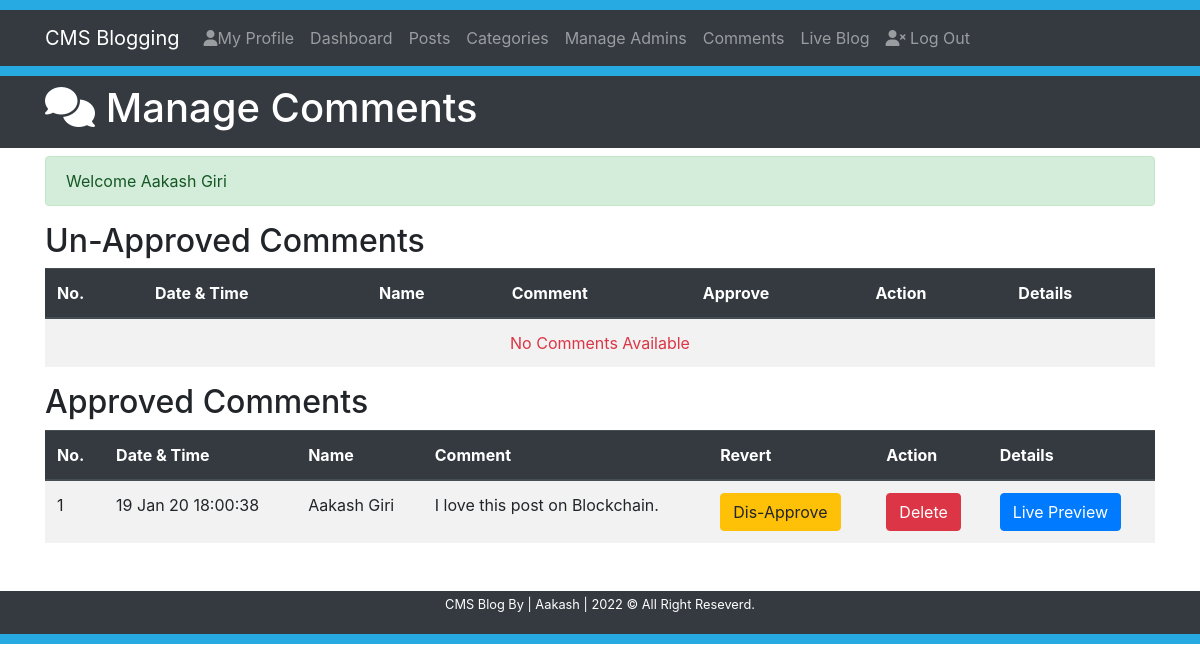
The page /comments.php (signed in) on the database its author committed.
### tables this page shows
CREATE TABLE `comments` (
  `id` int(11) NOT NULL,
  `datetime` varchar(20) NOT NULL,
  `name` varchar(50) NOT NULL,
  `email` varchar(50) NOT NULL,
  `comment` text NOT NULL,
  `approvedby` varchar(50) NOT NULL,
  `status` varchar(3) NOT NULL,
  `post_id` int(11) NOT NULL
);

### Includes/functions.php (called while the page is built, shortened)
<?php
    $serverName = BASE_PATH;
    $cssBaseURL = $serverName.'/css';
?>

### comments.php (the view, shortened to what this page needs)
<?php
    require 'Includes/functions.php';
    require 'Includes/sessions.php';
?>
<!DOCTYPE html>
<html lang="en">
<head>
    <link rel="stylesheet" href="https://pro.fontawesome.com/releases/v5.10.0/css/all.css"/>
    <link rel="stylesheet" href="https://stackpath.bootstrapcdn.com/bootstrap/4.4.1/css/bootstrap.min.css">
    <link rel="stylesheet" href="<?= $cssBaseURL ?>/style.css">
</head>
<body>
    <div style="height: 10px; background-color: #27aae1;"></div>
    <nav class="navbar navbar-expand-lg navbar-dark bg-dark">
        <div class="container">
            <a href="<?= $serverName; ?>/index" class="navbar-brand">CMS Blogging</a>
            <div class="collapse navbar-collapse" id="navbarcollapseCMS">
                <ul class="navbar-nav">
                    <li class="nav-item">
                        <a href="<?= $serverName; ?>/myprofile" class="nav-link"> <i class='fas fa-user'></i>My Profile</a>
                    </li>
                    <li class="nav-item">
                        <a href="<?= $serverName; ?>/dashboard?page=1" class="nav-link">Dashboard</a>
                    </li>
                    <li class="nav-item">
                        <a href="<?= $serverName; ?>/posts?page=1" class="nav-link">Posts</a>
                    </li>
                    <li class="nav-item">
                        <a href="<?= $serverName; ?>/categories?page=1" class="nav-link">Categories</a>
                    </li>
                    <?php if($_SESSION['permission'] == 'Superuser'){ ?>
                    <li class="nav-item">
                        <a href="<?= $serverName; ?>/admin?page=1" class="nav-link">Manage Admins</a>
                    </li>
                    <?php } ?>
                    <?php if($_SESSION['permission'] != 'User'){ ?>
                    <li class="nav-item">
                        <a href="<?= $serverName; ?>/comments" class="nav-link">Comments</a>
                    </li>
                    <?php } ?>
                    <li class="nav-item">
                        <a href="<?= $serverName; ?>/blog/1" class="nav-link">Live Blog</a>
                    </li>
                </ul>
                <ul class="navbar-nav">
                    <li class="nav-item">
                        <a href="<?= $serverName; ?>/logout" class="nav-link"><i class='fas fa-user-times'></i> Log Out</a>
                    </li>
                </ul>
            </div>
        </div>
    </nav>
    <div style="height: 10px; background-color: #27aae1;"></div>
    <header class='bg-dark text-white py-2'>
        <div class="container">
            <div class="row">
                <div class="col-md-12">
                    <h1><i class="fas fa-comments"></i> Manage Comments</h1>
                </div>
            </div>
        </div>
    </header>
    <section class="container py-2 mb-4">
        <div class="row" style="min-height:30px;">
            <div class="col-lg-12" style="min-height:400px;">
                <?php echo ErrorMessage(); echo SuccessMessage(); ?>
                <h2>Un-Approved Comments</h2>
                <table class="table table-striped table-hover">
                    <thead class="thead-dark">
                        <tr>
                            <th>No.</th>
                            <th>Date & Time</th>
                            <th>Name</th>
                            <th>Comment</th>
                            <th>Approve</th>
                            <th>Action</th>
                            <th>Details</th>
                        </tr>
                    </thead>
                    <tbody>
                    <?php
                        $sql = "SELECT * FROM comments WHERE status='OFF' ORDER BY id DESC";
                        $result = mysqli_query($conn, $sql);
                        $sr = 0;
                        if (mysqli_num_rows($result) > 0){
                            while($row = mysqli_fetch_assoc($result)) {
                                $sr++;
                                $CommentId = $row['id'];
                                $DateTime = $row['datetime'];
                                $CommenterName = $row['name'];
                                $CommentContent = $row['comment'];
                                $CommentPostID = $row['post_id'];
                                $sqlForSlug = "SELECT slug from post WHERE id = '$CommentPostID'";
                                $resultForSlug = mysqli_query($conn, $sqlForSlug);
                                if (mysqli_num_rows($resultForSlug) > 0){
                                    $row = mysqli_fetch_assoc($resultForSlug);
                                    $PostSlug = $row['slug'];
                                }
                    ?>
                        <tr>
                            <td><?= $sr; ?></td>
                            <td><?= $DateTime; ?></td>
                            <td><?= $CommenterName; ?></td>
                            <td><?= $CommentContent; ?></td>
                            <td style="min-width:140px;"><a class="btn btn-success" href="<?= $serverName; ?>/approvecomment?id=<?= $CommentId; ?>">Approve</a></td>
                            <td><a class="btn btn-danger" href="<?= $serverName; ?>/deletecomment?id=<?= $CommentId; ?>">Delete</a></td>
                            <td style="min-width:140px;"><a class="btn btn-primary" href="<?= $serverName; ?>/post/<?= $PostSlug; ?>">Live Preview</a></td>
                        </tr>
                    <?php
                            }
                        }else{
                            echo "<tr><td colspan='7' class='text-danger text-center'>No Comments Available</td></tr>";
                        }
                    ?>
                    </tbody>
                </table>
                <h2>Approved Comments</h2>
                <table class="table table-striped table-hover">
                    <thead class="thead-dark">
                        <tr>
                            <th>No.</th>
                            <th>Date & Time</th>
                            <th>Name</th>
                            <th>Comment</th>
                            <th>Revert</th>
                            <th>Action</th>
                            <th>Details</th>
                        </tr>
                    </thead>
                    <tbody>
                    <?php
                        $sql = "SELECT * FROM comments WHERE status='ON' ORDER BY id DESC";
                        $result = mysqli_query($conn, $sql);
                        $sr = 0;
                        if (mysqli_num_rows($result) > 0){
                            while($row = mysqli_fetch_assoc($result)) {
                                $sr++;
                                $CommentId = $row['id'];
                                $DateTime = $row['datetime'];
                                $CommenterName = $row['name'];
                                $CommentContent = $row['comment'];
                                $CommentPostID = $row['post_id'];
                                $sqlForSlug = "SELECT slug from post WHERE id = '$CommentPostID'";
                                $resultForSlug = mysqli_query($conn, $sqlForSlug);
                                if (mysqli_num_rows($resultForSlug) > 0){
                                    $row = mysqli_fetch_assoc($resultForSlug);
                                    $PostSlug = $row['slug'];
                                }
                    ?>
                        <tr>
                            <td><?= $sr; ?></td>
                            <td><?= $DateTime; ?></td>
                            <td><?= $CommenterName; ?></td>
                            <td><?= $CommentContent; ?></td>
                            <td style="min-width:140px;"><a class="btn btn-warning" href="<?= $serverName; ?>/disapprovecomment?id=<?= $CommentId; ?>">Dis-Approve</a></td>
                            <td><a class="btn btn-danger" href="<?= $serverName; ?>/deletecomment?id=<?= $CommentId; ?>">Delete</a></td>
                            <td style="min-width:140px;"><a class="btn btn-primary" href="<?= $serverName; ?>/post/<?= $PostSlug; ?>">Live Preview</a></td>
                        </tr>
                    <?php
                            }
                        }else{
                            echo "<tr><td colspan='7' class='text-danger text-center'>No Comments Available</td></tr>";
                        }
                    ?>
                    </tbody>
                </table>
            </div>
        </div>
    </section>
    <footer class="bg-dark text-white py-1">
        <div class="container">
            <div class="row">
                <div class="col">
                    <p class="lead text-center small">CMS Blog By | Aakash | <span id='year'></span> &copy; All Right Reseverd.</p>
                </div>
            </div>
        </div>
    </footer>
    <div style="height: 10px; background-color: #27aae1;"></div>
</body>
</html>

### rows shown on the page
comments: datetime "19 Jan 20 18:00:38", name "Aakash Giri", comment "I love this post on Blockchain."

### other values the page prints
SuccessMessage() "Welcome Aakash Giri"
